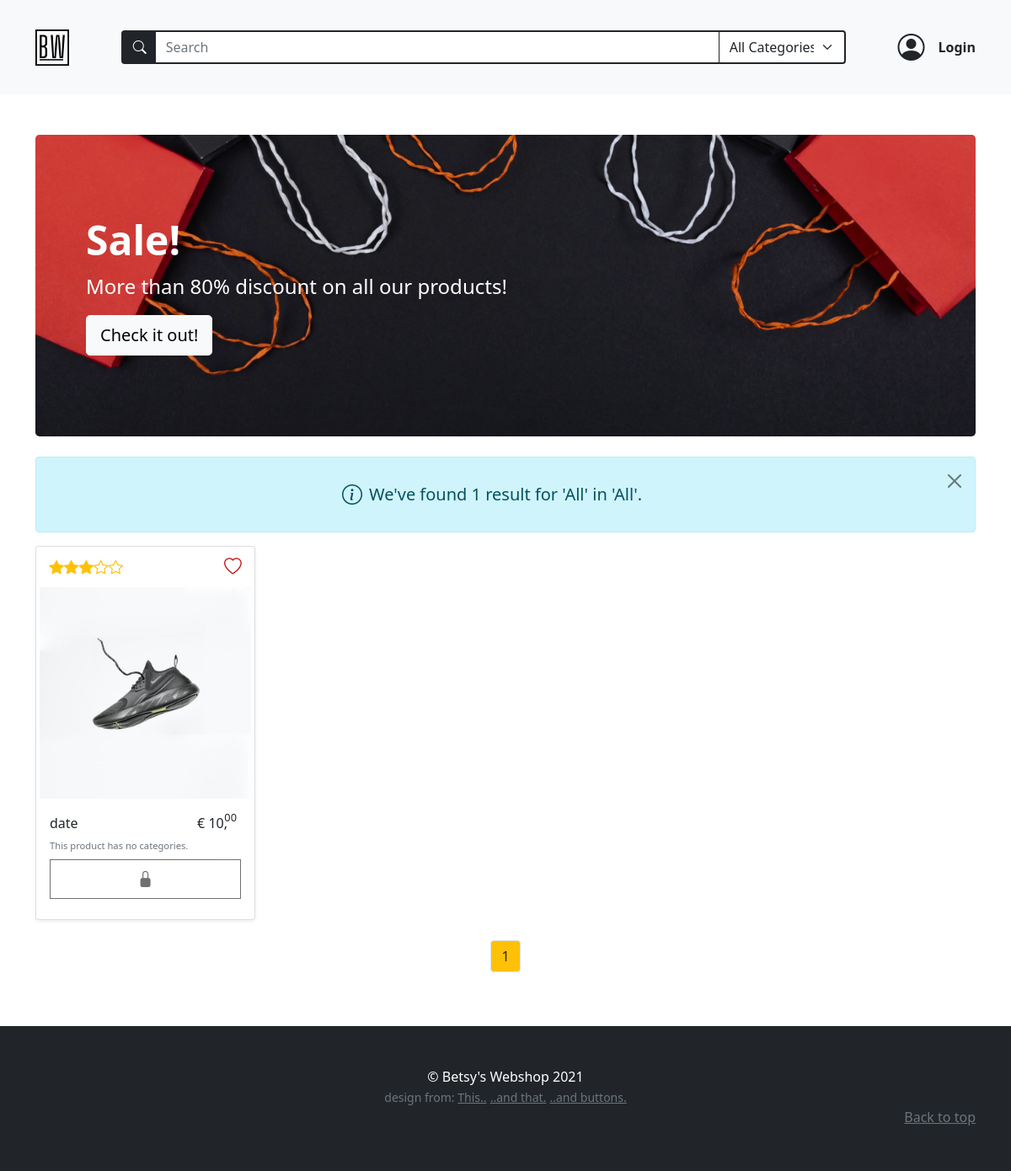
The app's page /search_results/All/All/, older data.
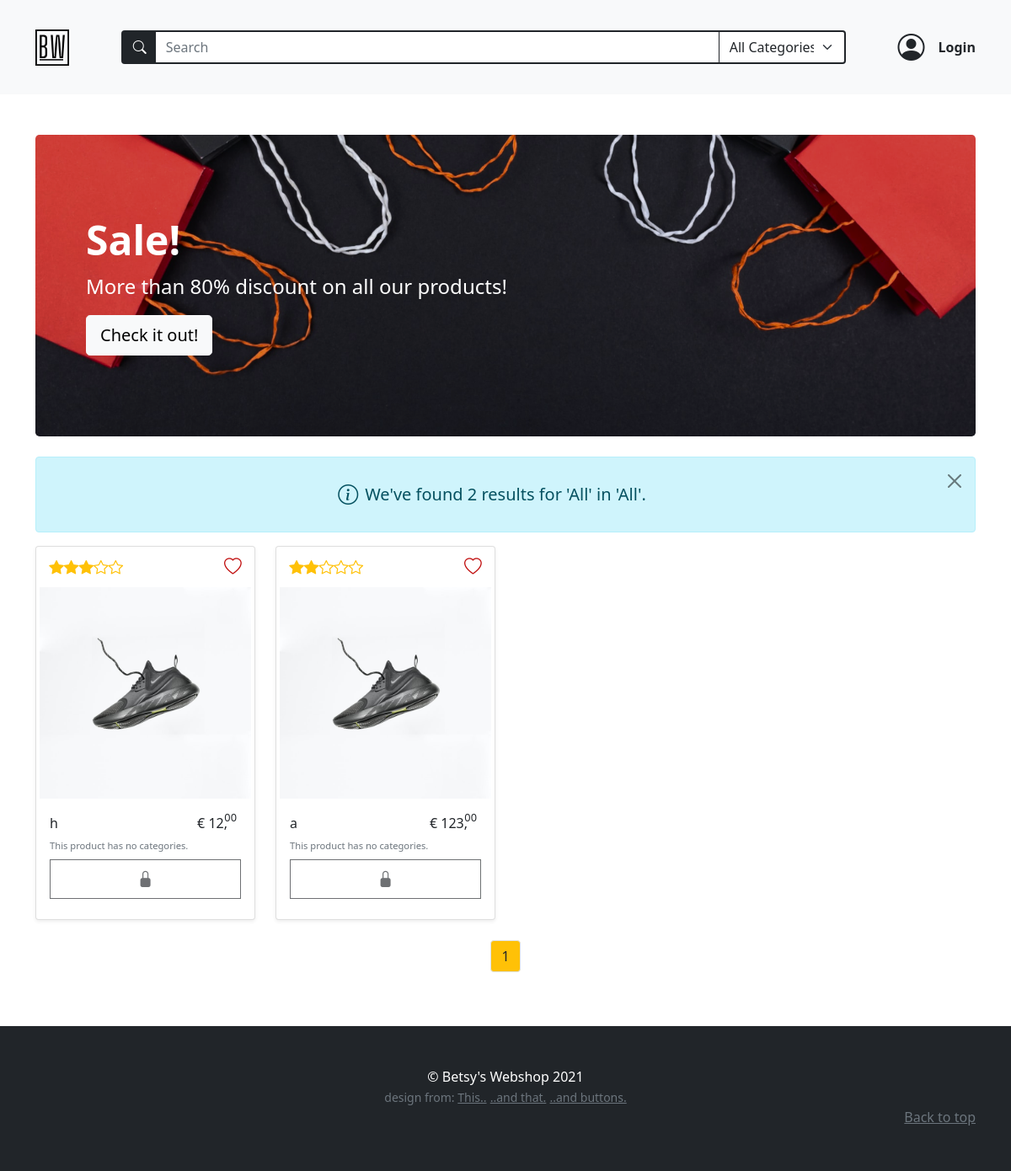
The same page, newer data.
### models.py (models this page shows)
class BaseModel(db_wrapper.Model):
    class Meta:
        database = db

class Product(BaseModel):
    name = CharField(max_length=50)
    description = TextField(null=True)
    price_per_unit = DecimalField(
        constraints=[Check("price_per_unit >= 0")],
        decimal_places=2,
        max_digits=10,
        auto_round=True,
    )
    stock = IntegerField(default=1)
    owner = ForeignKeyField(User, backref="products")
    product_pic = CharField(null=True, default="default_product.jpg")
    date_posted = DateTimeField(formats="%Y-%m-%d %H:%M", default=datetime.now)

### routes.py (the view, shortened to what this page needs)
@app.route(
    "/search_results/<search_term>/<search_tag>/",
    methods=["GET", "POST"],
)
def search_results(search_term, search_tag):
    register_form = RegistrationForm(prefix="register_form")
    login_form = LoginForm(prefix="login_form")
    search_form = SearchForm(prefix="search_form")
    search_form.search_tag.choices = get_alpha_tag_names()
    page = request.args.get("page", 1, type=int)
    if current_user.is_anonymous:
        user = None
    else:
        user = User.get(current_user.id)
    if search_term == "All" and search_tag == "All":
        all_products_on_search = Product.select()
    elif search_term == "All":
        all_products_on_search = get_products_per_tag(search_tag)
    elif search_tag == "All":
        all_products_on_search = get_products_by_name(search_term)
    product_count = all_products_on_search.count()
    all_products_on_search = all_products_on_search.order_by(-Product.id)
    if product_count == 0:
        return redirect(url_for("no_results", search_query=search_term))
    return object_list(
        "search_results.html",
        query=all_products_on_search,
        context_variable="product_list",
        paginate_by=12,
        page=page,
        title="Search",
        product_count=product_count,
        login_form=login_form,
        register_form=register_form,
        search_form=search_form,
        user=user,
        all_products=Product.select(),
        search_tuple=(search_term, search_tag),
        randomize=randomize,
        int_splitter=int_splitter,
    )

### forms.py (shortened to what this page needs)
class RegistrationForm(FlaskForm):
    username = StringField(
        "Username",
        validators=[InputRequired(), Length(min=2, max=30)],
    )
    email = StringField(
        "Email", validators=[InputRequired(), Length(min=5, max=50), Email()]
    )
    password = PasswordField(
        "Set Password",
        validators=[
            InputRequired(),
            EqualTo(
                "password_confirm", message="Password must be identical in both inputs"
            ),
            Length(min=5, max=20),
        ],
    )
    password_confirm = PasswordField("Confirm Password", validators=[InputRequired()])
    auto_login = BooleanField("Log me in if this works!!!")
    submit = SubmitField("Sign Up")

class LoginForm(FlaskForm):
    email = StringField(
        "Email", validators=[InputRequired(), Length(min=2, max=50), Email()]
    )
    password = PasswordField("Your Password", validators=[InputRequired()])
    login = SubmitField("Login!")

### main.py (called while the page is built)
def get_alpha_tag_names() -> tuple[Tag]:
    tags = Tag.select().order_by(Tag.name)
    tag_list = [(tag.name, tag.name) for tag in tags]
    tag_list.insert(0, ("All", "All Categories"))
    return tag_list

### templates/search_results.html (shortened to what this page needs)
{% extends "base.html" %} {% block content %}
<div class="container py-5">
  <div class="p-5 mb-4 bg-dark rounded-3 search-results-banner banner">
    <div class="container-fluid py-5">
      <h1 class="display-5 fw-bold text-white">Sale!</h1>
      <p class="col-md-8 fs-4 text-white">
        More than 80% discount on all our products!
      </p>
      <button class="btn btn-light btn-lg" type="button">Check it out!</button>
    </div>
  </div>
  <div
    class="
      alert alert-info
      d-flex
      align-items-center
      justify-content-center
      alert-dismissible
      fade
      show
    "
    role="alert"
  >
    <i class="bi bi-info-circle me-2" style="font-size: 1.5rem"></i>
    <div class="text-center">
      <h5 class="text-center my-3">
        {% if product_count == 1 %} We've found {{ product_count }} result for
        '{{ search_tuple[0] }}' in '{{ search_tuple[1] }}'. {% else %} We've
        found {{ product_count }} results for '{{ search_tuple[0] }}' in '{{
        search_tuple[1] }}'. {% endif %}
      </h5>
    </div>
    <button
      type="button"
      class="btn-close"
      data-bs-dismiss="alert"
      aria-label="Close"
    ></button>
  </div>
  <div class="album" id="page_top">
    <div class="row row-cols-2 row-cols-md-3 row-cols-lg-4 g-4">
      {% for product in product_list %} {% include "product_featurette.html" %}
      {% endfor%}
    </div>
  </div>
  <nav
    class="btn-group mx-auto text-center d-block mt-4"
    aria-label="Page navigation example"
  >
    {% set cur_page = pagination.get_page() %}
    {% set page_count = pagination.get_page_count() %}
    <ul class="pagination justify-content-center">
      <li class="page-item text-dark">
        <a
          href="#page_top"
          role="button"
          type="button"
          class="page-link btn btn-warning text-dark bg-warning"
          >{{cur_page}}</a
        >
      </li>
    </ul>
  </nav>
</div>
{% endblock content %}

### templates/product_featurette.html (shortened to what this page needs)
<div class="card-group col" id="productID-{{product.id}}">
  <div class="card shadow-sm">
    <div class="card-img-container">
      {% set random = randomize() %} {% set les = 6 - random %}
      <div class="product-icons">
        <div class="d-flex text-warning product-rating">
          {% for count in range(1,random) %}
          <i class="bi bi-star-fill"></i>
          {% endfor %} {% for count in range(les) %}
          <i class="bi bi-star"></i>
          {% endfor %}
        </div>
        <div>
          {% if product.id in session['favorite'] %}
          <a
            href="{{url_for('handle_favorite', product_id=product.id)}}#productID-{{product.id}}"
            type="button"
          >
            <i class="bi bi-heart-fill heart-favorite"></i>
          </a>
          {% else %}
          <a
            href="{{url_for('handle_favorite', product_id=product.id)}}#productID-{{product.id}}"
            type="button"
            role="button"
          >
            <i class="bi bi-heart heart-favorite"></i>
          </a>
          {% endif %}
        </div>
      </div>
      <div class="product-img-container">
        <img
          class="img-thumbnail border-0 rounded mx-auto d-block"
          src="{{  url_for('static', filename='/product_pics/' + product.product_pic)  }}"
          alt="{{ product.name }}"
        />
      </div>
    </div>
    <div class="card-body d-flex flex-column justify-content-between">
      <div class="d-flex justify-content-between">
        <h6 class="py-0 my-0">{{ product.name }}</h6>
        {% set price = product.price_per_unit %}
        <div class="position-relative">
          <h6 class="me-3">€ {{ int_splitter(price)[0] }},</h6>
          <p class="decimal">{{ int_splitter(price)[1] }}</p>
        </div>
      </div>
      <ul class="d-flex flex-wrap p-0 mb-0" style="width: 100%;">
        {% if product.tags %} {% for producttags in product.tags %}
        <span class="pe-1 fs-small text-muted"> {{producttags.tag.name}}</span>
        {% endfor %} {% else %}
        <span class="pe-1 fs-small text-muted"
          >This product has no categories.</span
        >
        {% endif %}
      </ul>
      <div class="d-flex flex-column justify-content-between my-2">
        {% if not on_account_page %}
        {% if current_user.id == product.owner.id or current_user.is_anonymous
        %}
        <button
        type="button"
        class="
          btn btn-white
          py-2
          border border-dark
          rounded-0
          d-flex
          justify-content-center
        "
        role="button"
        aria-disabled="true"
        disabled
        ><i
          class="bi bi-lock-fill text-dark text-center"
          style="font-size: 1.2rem"
        ></i
      ></button>
        {% endif %}
        {% endif %}
      </div>
    </div>
  </div>
</div>

Row changes from the older to the newer data that the page shows:
removed Product: product_pic (placeholder picture), name "date", price_per_unit "10", price_per_unit "00", shows "This product has no categories."
added Product: product_pic (placeholder picture), name "h", price_per_unit "12", price_per_unit "00", shows "This product has no categories."
added Product: product_pic (placeholder picture), name "a", price_per_unit "123", price_per_unit "00", shows "This product has no categories."
Text that changed along with them:
{{ product_count }}: (not shown) → "2"
{{ search_tuple[0] }}: (not shown) → "All"
{{ search_tuple[1] }}: (not shown) → "All"
{{ product_count }}: "1" → (not shown)
{{ search_tuple[0] }}: "All" → (not shown)
{{ search_tuple[1] }}: "All" → (not shown)
text no longer shown: "result for '"
text now shown: "results for '"
